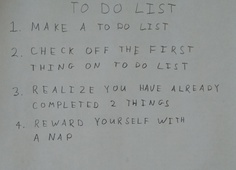
%> input picture hw5/images/01_list.jpg, 236 x 170 px, shrunk from 2270 x 1631 before the run
$ octave testFindLetters.m   (GNU Octave 9; MATLAB toolbox functions it lacks are replaced by stand-ins)
%> lines starting %> are read from the running program, lines starting %| are printed output that depends on the picture; in (x1, y1, x2, y2) boxes, pixels count from 0 and x2, y2 are one past the last pixel; in counts of white or black regions, pixels touching at a corner belong together; the program's own positions count from 1
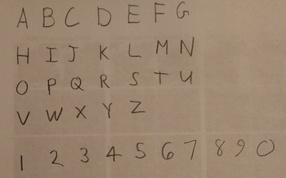
%> input picture hw5/images/02_letters.jpg, 286 x 178 px, shrunk from 2743 x 1712 before the run
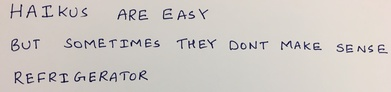
%> input picture hw5/images/03_haiku.jpg, 391 x 92 px, shrunk from 3753 x 880 before the run
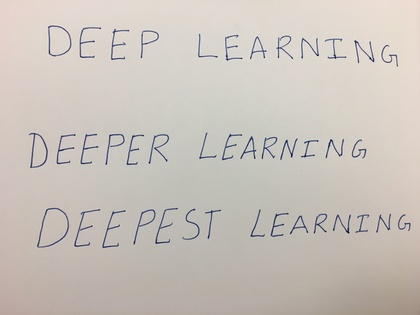
%> input picture hw5/images/04_deep.jpg, 420 x 315 px, shrunk from 4032 x 3024 before the run
%> this loop made 4 passes; what is shown inside it comes from the first
### hw5/code/findLetters.m
function [lines, bw] = findLetters(im)
% [lines, BW] = findLetters(im) processes the input RGB image and returns a cell
% array 'lines' of located characters in the image, as well as a binary
% representation of the input image. The cell array 'lines' should contain one
% matrix entry for each line of text that appears in the image. Each matrix entry
% should have size Lx4, where L represents the number of letters in that line.
% Each row of the matrix should contain 4 numbers [x1, y1, x2, y2] representing
% the top-left and bottom-right position of each box. The boxes in one line should
% be sorted by x1 value.
img = rgb2gray(im);
%Binarize with Otsu's
level = graythresh(img);
%> level = 0.522
im2 = im2bw(img,level);
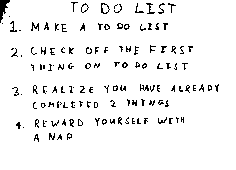
%> im2: size 170x236 logical; 94.8% white; black in thin lines or dots, all inside (x1, y1, x2, y2) = (0, 0, 219, 142)
%figure,imshow(im2)
%find connected objects serving as characters
%need to invert images
i = 1-im2;

%Enhancing connectivity
se = strel('disk',6);
i = imdilate(i,se);
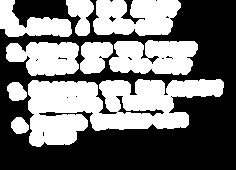
%> i: size 170x236 double; values 0 (black) and 1 (white), 46.1% white; 9 white regions, largest, box (x1, y1, x2, y2) and area: (28, 79, 224, 147) 8122, (93, 0, 181, 36) 2579, (109, 40, 198, 75) 2494
i = imerode(i,se);
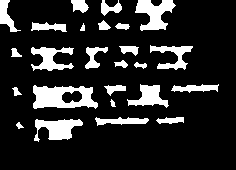
%> i: size 170x236 double; values 0 (black) and 1 (white), 15.9% white; 25 white regions, largest, box (x1, y1, x2, y2) and area: (33, 85, 98, 109) 1039, (135, 0, 176, 31) 708, (34, 119, 83, 142) 650
%figure,imshow(i);
bw = 1-i;
C = bwconncomp(i);
%> C = 25 connected components

%Put a threshold for small characters which is adaptive as sizes might vary
%in images of characters
ind = C.PixelIdxList;
%> ind = 25 items
objsize = [];
for k = 1:length(ind)
    objsize(k) = length(ind{k});
end
%> this loop made 25 passes
%> after the loop, objsize = 25 values, max 1039 at index 7, min 26 at index 10, mean 254.8
th = max(objsize)/10; %discard obj smaller than /10 of this
%> th = 103.9

%Now search along the indices and find bounding boxes
%assuming boxes are overlapping
line = []; %store all the boxes
for k=1:length(ind)
    %bounding box for each
    if length(ind{k})>th
        Dim = [];
        for g=1:length(ind{k})
            [y,x] = ind2sub(size(im2),ind{k}(g));
            Dim = [Dim;[y,x]];
        end
        line = [line;[min(Dim(:,2)) min(Dim(:,1)) max(Dim(:,2)) max(Dim(:,1))]];
    end
end
%> this loop made 25 passes
%> line on passes 1, 5, 6: [1 1 21 32], [1 1 21 32; 32 23 67 32], [1 1 21 32; 32 23 67 32; 32 48 74 71]
%> after the loop, Dim = 258 rows, first 12: [91 172; 90 173; 91 173; 89 173; 89 174; 90 174; 91 174; 88 174; 88 175; 89 175; 90 175; 91 175]; line = 16 rows, first 8: [1 1 21 32; 32 23 67 32; 32 48 74 71; 34 86 98 109; 35 120 83 142; 72 1 89 13; 86 48 108 69; 96 118 149 126]; x = 219; y = 86

%CHECK
% figure,imshow(bw);
% hold;
% plot(line(:,1),line(:,2),'ro');
% plot(line(:,3),line(:,4),'bo');

%sort the boxes in line now
%get the minimum y, all the y's coming before it's end are in one line
% can be made more complex but we are dealing with simpler alignments only
% here

%WHILE TRAINING
%creating boundaries with centered data gaps
%picx = floor(0.15*(line(:,3)-line(:,1)));
%picy = floor(0.15*(line(:,4)-line(:,2)));
%line = line + [-picx -picy picx picy]; %adaptive windowing

count = 1;
while(true)
    allidx = (1:size(line,1))';
    [~,idx] = min(line(:,2));
    idxin = find(line(:,2)<=line(idx,4)); %all these form a line
    lines{count} = sortrows(line(idxin,:));
    count = count+1;
    allidx = setdiff(allidx,idxin);
    if length(allidx) == 0
        break;
    end
    line = line(allidx,:);
end
%> this loop made 4 passes
%> (allidx, idx, idxin) on passes 1 to 2: ([3; 4; 5; 7; 8; 10; 11; 12; 14; 15; 16], 1, [1; 2; 6; 9; 13]), ([2; 3; 5; 6; 8; 10; 11], 9, [1; 4; 7; 9])
%> (allidx, idx, idxin, line) on pass 3: ([2; 3; 6], 5, [1; 4; 5; 7], [35 120 83 142; 96 118 149 126; 157 118 184 124])
%> after the loop, count = 5; lines = 4 items

### hw5/code/testFindLetters.m
clear all;
close all;
clc;
i{1} = imread('../images/01_list.jpg');
i{2} = imread('../images/02_letters.jpg');
i{3} = imread('../images/03_haiku.jpg');
i{4} = imread('../images/04_deep.jpg');

for k=1:4
    [lines, bw] = findLetters(i{k});
%> lines = 4 items
    figure,imshow(bw);
    hold;
    for j=1:length(lines)
        line = [lines{j}(:,1) lines{j}(:,2) (lines{j}(:,3)-lines{j}(:,1)) (lines{j}(:,4)-lines{j}(:,2))];
        for f=1:size(lines{j},1)
            rectangle('Position',line(f,:),'EdgeColor','r');
        end
    end
%> this loop made 4 passes
%> line on pass 4: [35 120 48 22; 96 118 53 8; 157 118 27 6]
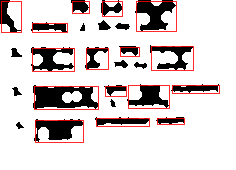
%> figure redrawn from the program's plot data
end
